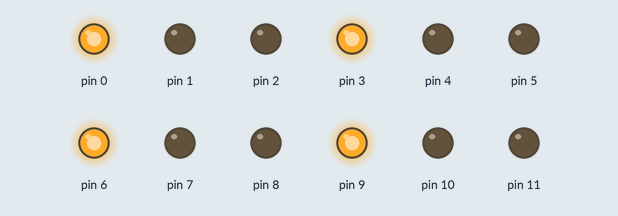
Recording of a sketch running on a simulated Arduino Uno, built with avr-gcc and run on an emulated ATmega328P. Shown: output pins drawn as LEDs (lit = HIGH).

Above: at 0.1 s.
At 5.1 s:
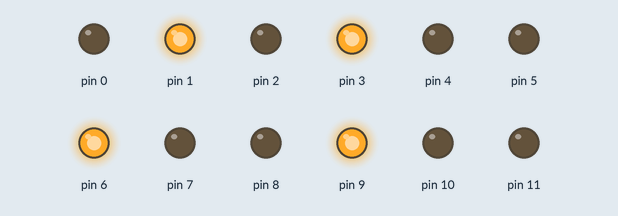
At 12.1 s:
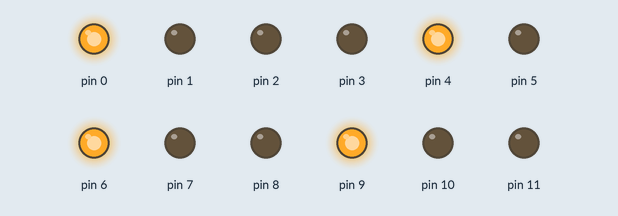
At 19.1 s:
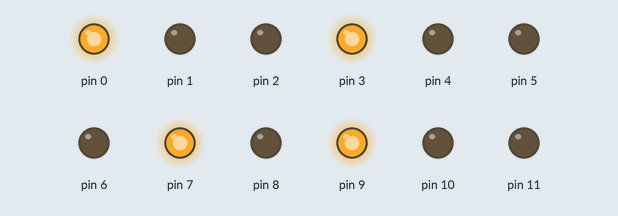
At 26.1 s:
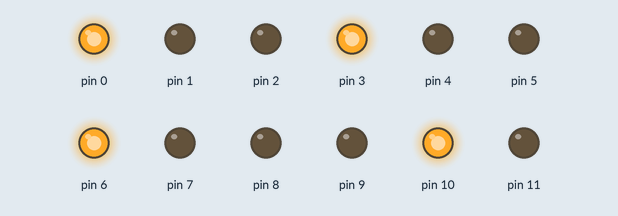
At 35.1 s:
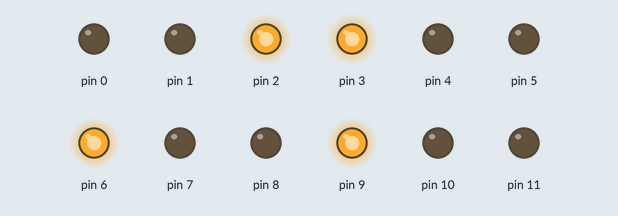
Timing chart, 0 to 36.6 s (numbered marks = the images above):
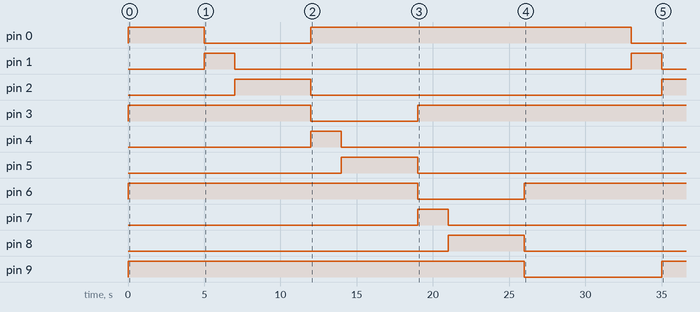

Measured:
- by itself, pin 0: HIGH → LOW at 5.0 s, → HIGH 7.0 s later, → LOW 21.0 s later
- by itself, pin 1: alternates HIGH for 2.0 s and LOW for 26.0 s
- by itself, pin 2: LOW → HIGH at 7.0 s, → LOW 5.0 s later, → HIGH 23.0 s later
- by itself, pin 3: HIGH → LOW at 12.0 s, → HIGH 7.0 s later
- by itself, pin 4: LOW → HIGH at 12.0 s, → LOW 2.0 s later
- by itself, pin 5: LOW → HIGH at 14.0 s, → LOW 5.0 s later
- by itself, pin 6: HIGH → LOW at 19.0 s, → HIGH 7.0 s later
- by itself, pin 7: LOW → HIGH at 19.0 s, → LOW 2.0 s later

The sketch:

code.ino
```cpp
int times[] = {5000, 2000, 6000};
class Street
{

public:
    int lights[3]; //array to keep track of all the pin numbers!

    Street(int start)
    {
        for (int i = 0; i < 3; i++)
        {
            lights[i] = start + i;
        }
    }

    void setup()
    {
        for (int i = 0; i < 3; i++)
        {
            pinMode(lights[i], OUTPUT); //Setting all the pins to outpput mode
        }
    }

    void light(int choice)
    {
        //Choice 0 for red, 1 for yellow, and 2 for red
        for (int i = 0; i < 3; i++)
        {
            if (i == choice)
                digitalWrite(lights[i], HIGH);
            else
                digitalWrite(lights[i], LOW);
            //Suppose we wanna turn on red light, we have to turn the other lights off
        }
    }
};

Street top(0);
Street right(3);
Street bottom(6);
Street left(9);

Street streets[] = {top, right, bottom, left};
enum colors
{
    red = 0,
    yellow,
    green
};
int current_street = 0;

void setup()
{

    for (int i = 0; i < 4; i++)
    {
        streets[i].setup();
    }

    for (int i = 0; i < 4; i++)
    {
        streets[i].light(red);
    }
}

void loop()
{
    delay(times[red]);
    current_street = current_street % 4;
    //current street should have the green light on!
    for (int i = 0; i < 4; i++)
    {
        if (current_street != i)
        {
            streets[i].light(red);
        }
        else
        {
            streets[i].light(yellow);
            delay(times[yellow]);
            streets[i].light(green);
        }
    }
    delay(green);
    current_street++;
}
```
